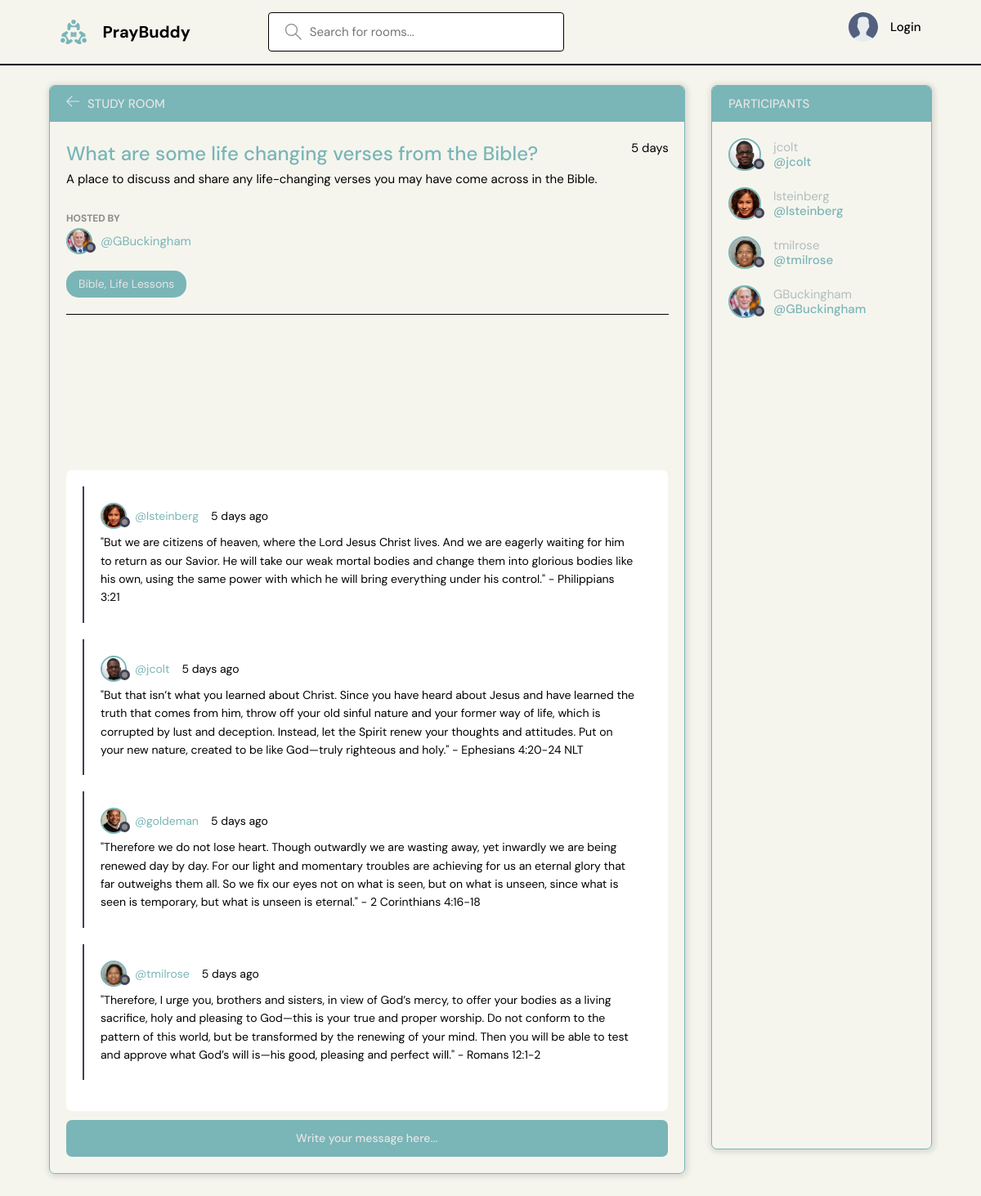
Page /room/8 on the earlier database version.
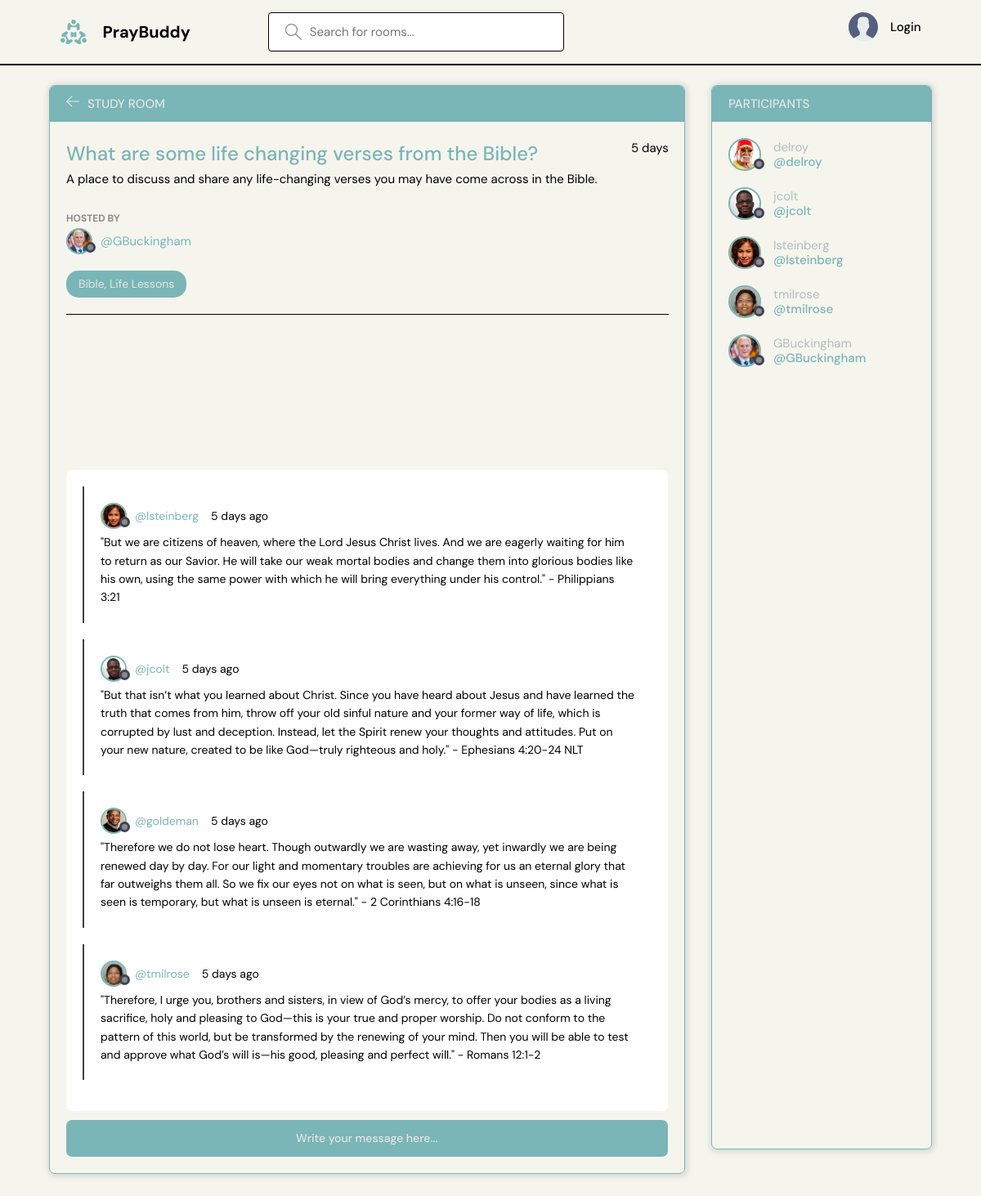
Same page on the later database version.
### base/models.py (models this page shows, shortened)
class Room(models.Model):
    host = models.ForeignKey(User, on_delete=models.SET_NULL, null=True)
    topic = models.ForeignKey(Topic, on_delete=models.SET_NULL, null=True)
    name = models.CharField(max_length=200)
    description = models.TextField(null=True, blank=True)
    participants = models.ManyToManyField(
        User, related_name='participants', blank=True)
    updated = models.DateTimeField(auto_now=True)
    created = models.DateTimeField(auto_now_add=True)
    class Meta:
        ordering = ['-updated', '-created']

class User(AbstractUser):
    name = models.CharField(max_length=200, null=True)
    email = models.EmailField(unique=True, null=True)
    bio = models.TextField(null=True)
    avatar = models.ImageField(null=True, default='avatar.svg')
    USERNAME_FIELD = 'email'
    REQUIRED_FIELDS = []

class Topic(models.Model):
    name = models.CharField(max_length=200)
    def __str__(self):
        return self.name

class Message(models.Model):
    user = models.ForeignKey(User, on_delete=models.CASCADE)
    room = models.ForeignKey(Room, on_delete=models.CASCADE)
    body = models.TextField()
    updated = models.DateTimeField(auto_now=True)
    created = models.DateTimeField(auto_now_add=True)
    class Meta:
        ordering = ['-updated', '-created']

### base/views.py (the view, shortened to what this page needs)
# urls.py: path('room/<str:pk>', views.room, name='room'),
def room(request, pk):
    room = Room.objects.get(id=pk)
    room_messages = room.message_set.all()
    participants = room.participants.all()
    context = {'room': room, 'room_messages': room_messages,
               'participants': participants}
    return render(request, 'base/room.html', context)

### base/templates/base/room.html (shortened to what this page needs)
{% extends "main.html" %}
{% block content %}
<main class="profile-page layout layout--2">
  <div class="container">
    <div class="room">
      <div class="room__top">
        <div class="room__topLeft">
          <a href="{% url 'home' %}">
            <svg version="1.1" xmlns="http://www.w3.org/2000/svg" width="32" height="32" viewBox="0 0 32 32">
              <title>arrow-left</title>
              <path
                d="M13.723 2.286l-13.723 13.714 13.719 13.714 1.616-1.611-10.96-10.96h27.625v-2.286h-27.625l10.965-10.965-1.616-1.607z">
              </path>
            </svg>
          </a>
          <h3>Study Room</h3>
        </div>
      </div>
      <div class="room__box scroll">
        <div class="room__header scroll">
          <div class="room__info">
            <h3>{{ room.name }}</h3>
            <span>{{ room.created|timesince }}</span>
          </div>
          <div>
            {{ room.description }}
          </div>
          <br>
          <div class="room__hosted">
            <p>Hosted By</p>
            <a href="{% url 'user-profile' room.host.id %}" class="room__author">
              <div class="avatar avatar--small">
                <img src="{{ room.host.avatar.url }}" />
              </div>
              <span>@{{ room.host.username }}</span>
            </a>
          </div>
          <span class="room__topics">{{ room.topic }}</span>
        </div>
        <div class="room__conversation">
          <div class="threads scroll">
            {% for message in room_messages %}
            <div class="thread">
              <div class="thread__top">
                <div class="thread__author">
                  <a href="{% url 'user-profile' message.user.id %}" class="thread__authorInfo">
                    <div class="avatar avatar--small">
                      <img src="{{ message.user.avatar.url }}" />
                    </div>
                    <span>@{{ message.user.username }}</span>
                  </a>
                  <span class="thread__date">{{ message.created|timesince }} ago</span>
                </div>
              </div>
              <div class="thread__details">
                {{ message.body }}
              </div>
            </div>
            {% endfor %}
          </div>
        </div>
      </div>
      <div class="room__message">
        <form action="" method="POST">
          <input name="body" placeholder="Write your message here..." />
        </form>
      </div>
    </div>
    <div class="participants">
      <h3 class="participants__top">Participants </h3>
      <div class="participants__list scroll">
        {% for user in participants %}
        <a href="{% url 'user-profile' user.id %}" class="participant">
          <div class="avatar avatar--medium">
            <img src="{{ user.avatar.url }}" />
          </div>
          <p>
            {{ user.username }}
            <span>@{{ user.username }}</span>
          </p>
        </a>
        {% endfor %}
      </div>
    </div>
  </div>
</main>
{% endblock content %}

### templates/main.html (shortened to what this page needs)
<!DOCTYPE html>
{% load static %}
<html lang="en">
<head>
    <link rel="stylesheet" type="text/css" media='screen' href="{% static 'styles/style.css' %}" />
</head>
<body>
    {% include 'includes/navbar.html' %}
    {% block content %}
    {% endblock %}
</body>
</html>

### templates/includes/navbar.html (shortened to what this page needs)
{% load static %}
<header class="header header--loggedIn">
  <div class="container">
    <a href="{% url 'home' %}" class="header__logo">
      <h1>PrayBuddy</h1>
    </a>
    <form class="header__search" method="GET" action="{% url 'home' %}">
      <label>
        <input name="q" placeholder="Search for rooms..." />
      </label>
    </form>
    <nav class="header__menu">
      {% if request.user.is_authenticated %}
      <div class="header__user">
        <a href="{% url 'user-profile' user.id %}">
          <div class="avatar avatar--medium active">
            <img src="{{ request.user.avatar.url }}" />
          </div>
          <p>{{ request.user.username }} <span>@{{ request.user.username }}</span></p>
        </a>
        <button class="dropdown-button">
          <svg version="1.1" xmlns="http://www.w3.org/2000/svg" width="32" height="32" viewBox="0 0 32 32">
            <title>chevron-down</title>
            <path d="M16 21l-13-13h-3l16 16 16-16h-3l-13 13z"></path>
          </svg>
        </button>
      </div>
      {% else %}
      <a href="{% url 'login' %}">
        <img src="{% static 'images/avatar.svg' %}" />
        <p>Login</p>
      </a>
      {% endif %}
    </nav>
  </div>
</header>

Differences in the rows shown:
now on this page (row edited): User: avatar (picture), username "delroy"
